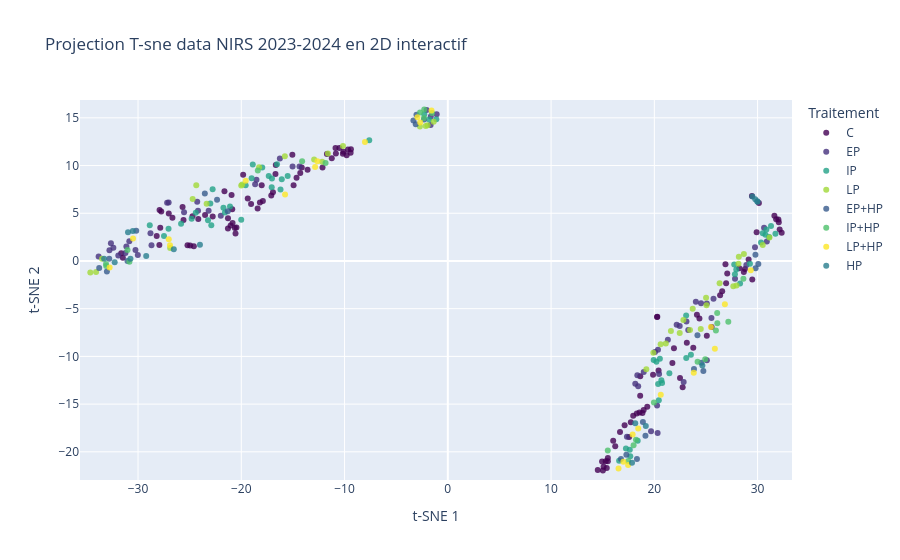

Notebook cell for this chart:
### Markdown cell above
L'hypothèse de départ était bien bonne parmi les données NIRS nombreuse on constate belle et bien que la séparation claire correspond bien à l'ograne de la plante

### Code cell
X = data_nirs[NIRS_INDEXES].values
X_scaled = StandardScaler().fit_transform(X)

# t-SNE avec paramètres par défaut comme dans la cellule 23
tsne = TSNE(n_components=2, 
            perplexity=30, 
            max_iter=3000,
            random_state=42,
            verbose=1)
X_tsne = tsne.fit_transform(X_scaled)

# Copie et renommage de 'traitement' en 'Traitement' car la fonction 't_SNE_2D_display' attend une majuscule
data_nirs_display = data_nirs.copy()
if 'traitement' in data_nirs_display.columns and 'Traitement' not in data_nirs_display.columns:
    data_nirs_display = data_nirs_display.rename(columns={'traitement': 'Traitement'})

t_SNE_2D_display(X_tsne, data_nirs_display, "Projection T-sne data NIRS 2023-2024 en 2D interactif")

### Figure 1 — Plotly figure (JSON) as saved in the notebook; plotly's stock layout.template omitted (floating-point values rounded to 4 significant figures)
{"data": [{"hovertemplate": "Traitement=C<br>t-SNE 1=%{x}<br>t-SNE 2=%{y}<extra></extra>", "legendgroup": "C", "marker": {"color": "rgb(68, 1, 84)", "opacity": 0.8, "symbol": "circle"}, "mode": "markers", "name": "C", "orientation": "v", "showlegend": true, "type": "scatter", "x": [-14.94, -28.19, -27.93, -13.58, -20.47, -27.75, -21.29, -27.85, -20.56, -14.65, -19.37, -18.42, -19.82, -27.02, -20.85, -17.91, -17.1, -27.92, -24.16, -25.69, -20.94, -14.29, -12.13, -20.62, -21.03, -26.67, -18.2, -19.05, -16.93, 18.63, 22.49, 19.32, 17.56, 14.94, 18.56, 15.08, 15.5, 18.3, 18.97, 15.29, 15.39, 15.02, 16.02, 15.5, 17.12, 17.72, 18.85, 16.21, 17.95, 16.68, 22.74, 14.52, 21.75, 23.15, 26.57, 20.41, 23.77, 26.95, 26.37, 27.06, 32.02, 20.26, 32.14, 20.29, 31.8, 32.05, 32.33, 31.63, -9.384, -21.29, -10.16, -9.67, -9.798, -25.59, -10.88, -11.71, -10.84, -9.414, -14.14, -11.24, -10.11, -18.02, -10.5, -22.77, -23.51, -24.72, -20.88, -21.63, 29.13, 24.37, 25.08, 25.55, 28.77, 28.23, 28.67, 19.88, -24.6, -31.63, -24.95, -25.21, 24.13, 21.9, 26.89, 18.64, -16.69, -31.47, -15.06, -16.66, 29.91, 29.45, 29.49, 30.13], "xaxis": "x", "y": [7.941, 2.608, 1.686, 9.567, 3.504, 5.184, 3.409, 3.487, 2.868, 8.717, 6.547, 5.511, 9.037, 4.983, 3.992, 6.278, 6.858, 5.343, 4.394, 5.644, 6.919, 9.209, 9.808, 3.449, 3.709, 4.54, 6.117, 5.976, 7.194, -14.13, -12.27, -15.28, -18.44, -21.02, -15.87, -21.56, -20.64, -15.98, -15.63, -20.99, -21.68, -21.95, -18.83, -20.99, -17.23, -16.9, -15.93, -19.41, -16.21, -17.93, -13.23, -21.91, -10.69, -8.568, -3.179, -11.48, -9.082, -2.343, -3.596, -1.302, 4.344, -5.878, 3.294, -5.846, 4.377, 4.045, 2.945, 4.745, 11.72, 4.486, 11.24, 11.69, 11.09, 4.306, 11.84, 11.2, 11.27, 11.34, 9.794, 10.77, 11.44, 7.933, 11.84, 4.669, 4.808, 4.695, 5.414, 7.295, 0.1529, -6.019, -7.844, -6.914, -0.8511, -0.7708, -1.168, -11.93, 1.539, 0.7984, 1.625, 1.647, -5.636, -9.14, -0.3312, -12.09, 9.124, 0.3486, 11.13, 10.06, 3.016, 6.804, -1.95, 6.072], "yaxis": "y"}, {"hovertemplate": "Traitement=EP<br>t-SNE 1=%{x}<br>t-SNE 2=%{y}<extra></extra>", "legendgroup": "EP", "marker": {"color": "rgb(69, 49, 125)", "opacity": 0.8, "symbol": "circle"}, "mode": "markers", "name": "EP", "orientation": "v", "showlegend": true, "type": "scatter", "x": [-32.63, -31.13, -32.39, -30.25, -32.77, -31.91, -31.22, -33.81, 18.35, 18.16, 25.08, 20.32, 28.91, 18.44, 23.11, 21.31, -27.04, -25.54, -24.19, -21.98, -28.8, -18.66, -23.16, -27.18, 29.75, 24.52, 20.35, 25.73, 27.82, 25.53, 20.46, 22.46, -24.27, -16.26, -15.04, -18.53, 20.06, 23.29, 19.68, 18.97, -30.84, -28.7, -30.02, -14.36, 24.02, 30.89, 22.16, 30.63, -1.666, -1.08, -2.05, -1.649, 17.35, 22.84, 20.27, 25.09], "xaxis": "x", "y": [1.868, 1.51, 1.387, 1.142, 1.112, 0.5861, 0.8447, 0.4742, -11.98, -12.88, -4.468, -18.04, -0.4138, -13.14, -6.354, -8.259, 6.122, 5.102, 5.267, 4.744, 2.91, 8.049, 5.269, 6.112, 1.425, -4.427, -9.299, -3.962, -1.876, -5.972, -11.85, -6.822, 6.208, 10.74, 9.887, 8.515, -9.529, -7.237, -17.86, -11.64, 2.079, 1.636, 0.6154, 9.907, -4.282, 2.045, -6.682, 3.483, 14.24, 15.37, 15.81, 15.13, -18.43, -12.69, -15.14, -10.4], "yaxis": "y"}, {"hovertemplate": "Traitement=IP<br>t-SNE 1=%{x}<br>t-SNE 2=%{y}<extra></extra>", "legendgroup": "IP", "marker": {"color": "rgb(34, 162, 135)", "opacity": 0.8, "symbol": "circle"}, "mode": "markers", "name": "IP", "orientation": "v", "showlegend": true, "type": "scatter", "x": [-18.89, -16.2, -23.22, -15.51, -16.08, -20.01, -25.83, -27.05, 23.09, 18.39, 17.67, 20.37, 20.75, 20.68, 21.46, 23.54, -21.09, -27.48, -21.73, -24.41, -22.9, -28.86, -21.59, -24.81, 20.54, 23.08, 27.94, 31.12, 27.74, 27.8, 20.2, 19.94, -17.34, -19.0, -19.58, -17.03, -22.78, 20.43, 17.25, 17.62, 16.59, -17.05, -17.97, -23.0, -16.54, 30.5, 30.85, 30.33, 30.76, -1.111, -2.278, -1.801, -7.611, 31.3, 28.31, 29.26, 31.73], "xaxis": "x", "y": [10.12, 7.497, 4.27, 8.905, 8.552, 4.326, 3.901, 3.372, -10.16, -18.84, -20.46, -12.88, -12.78, -12.5, -11.75, -9.831, 5.703, 2.63, 5.59, 5.05, 3.756, 3.741, 5.081, 4.423, -10.24, -5.706, -0.8974, 2.508, -0.3791, -1.398, -10.57, -10.37, 8.91, 8.669, 7.923, 8.631, 7.52, -14.6, -19.64, -19.79, -20.94, 7.724, 9.796, 6.025, 10.14, 2.912, 3.292, 1.933, 2.754, 14.85, 15.38, 14.82, 12.64, 3.674, -2.365, -0.2955, 2.855], "yaxis": "y"}, {"hovertemplate": "Traitement=LP<br>t-SNE 1=%{x}<br>t-SNE 2=%{y}<extra></extra>", "legendgroup": "LP", "marker": {"color": "rgb(161, 217, 56)", "opacity": 0.8, "symbol": "circle"}, "mode": "markers", "name": "LP", "orientation": "v", "showlegend": true, "type": "scatter", "x": [-10.15, -12.17, -34.62, -34.06, -33.49, -15.78, -11.61, -12.94, 22.82, 22.46, 24.5, 28.15, 26.32, 28.18, 21.11, 25.01, -24.36, -24.71, -20.01, 19.22, 27.65, 19.9, 23.45, -26.89, -23.36, -18.28, -19.91, 25.05, 30.5, 21.61, 23.72, -2.138, -2.701, -1.366, -1.954, 28.67, 27.96, 20.61, 31.15], "xaxis": "x", "y": [12.06, 10.41, -1.216, -1.147, 0.2207, 10.99, 11.26, 10.64, -6.179, -7.546, -7.119, -0.2831, -2.328, 0.4515, -8.655, -3.853, 7.941, 6.498, 7.914, -11.35, -2.657, -9.629, -7.222, 1.349, 5.997, 9.817, 8.014, -4.642, 1.667, -7.333, -4.999, 14.16, 14.08, 14.58, 14.22, 0.7272, -2.571, -8.714, 2.457], "yaxis": "y"}, {"hovertemplate": "Traitement=EP+HP<br>t-SNE 1=%{x}<br>t-SNE 2=%{y}<extra></extra>", "legendgroup": "EP+HP", "marker": {"color": "rgb(55, 91, 140)", "opacity": 0.8, "symbol": "circle"}, "mode": "markers", "name": "EP+HP", "orientation": "v", "showlegend": true, "type": "scatter", "x": [-33.01, -33.76, -30.18, -22.35, 23.84, 16.77, 17.29, 19.14, -32.79, -23.53, -31.02, -21.3, 18.89, 18.32, 24.75, 24.56, -3.104, -3.332, -2.299, -3.034, 29.81, 24.18, 29.79, 30.07], "xaxis": "x", "y": [-1.098, -0.7259, 3.159, 6.415, -11.32, -20.75, -20.31, -18.32, 0.2378, 7.083, -0.01106, 5.223, -16.87, -20.76, -11.53, -10.68, 14.34, 14.72, 14.81, 15.32, -0.7599, -7.778, 0.639, -0.308], "yaxis": "y"}, {"hovertemplate": "Traitement=IP+HP<br>t-SNE 1=%{x}<br>t-SNE 2=%{y}<extra></extra>", "legendgroup": "IP+HP", "marker": {"color": "rgb(77, 193, 107)", "opacity": 0.8, "symbol": "circle"}, "mode": "markers", "name": "IP+HP", "orientation": "v", "showlegend": true, "type": "scatter", "x": [-14.11, -11.84, -18.4, 18.23, 17.47, 26.1, 24.19, -31.02, -33.1, -30.83, -33.08, 15.49, 19.96, 27.16, 24.93, -1.533, -2.309, -2.281, -2.692, 17.99, 25.96, 28.63, 26.09], "xaxis": "x", "y": [10.45, 10.26, 9.483, -18.73, -20.96, -6.514, -10.55, 1.156, -0.3229, -0.07661, -0.5331, -19.87, -14.82, -6.381, -10.31, 15.49, 14.98, 15.87, 15.57, -19.32, -7.282, -1.866, -5.448], "yaxis": "y"}, {"hovertemplate": "Traitement=LP+HP<br>t-SNE 1=%{x}<br>t-SNE 2=%{y}<extra></extra>", "legendgroup": "LP+HP", "marker": {"color": "rgb(253, 231, 37)", "opacity": 0.8, "symbol": "circle"}, "mode": "markers", "name": "LP+HP", "orientation": "v", "showlegend": true, "type": "scatter", "x": [-19.57, -15.76, -12.85, -12.63, 20.62, 17.9, 17.0, -30.48, -32.75, -26.9, -27.02, 18.44, 16.53, 25.86, 17.46, -2.944, -8.024, -2.673, -1.576, 25.48, 26.83, 23.82, 29.34], "xaxis": "x", "y": [8.4, 6.965, 9.838, 10.44, -14.03, -18.2, -21.04, 2.358, -0.6728, 1.659, 2.275, -17.57, -21.76, -9.198, -21.37, 15.05, 12.46, 14.52, 15.77, -6.908, -4.539, -11.71, -0.9681], "yaxis": "y"}, {"hovertemplate": "Traitement=HP<br>t-SNE 1=%{x}<br>t-SNE 2=%{y}<extra></extra>", "legendgroup": "HP", "marker": {"color": "rgb(40, 126, 142)", "opacity": 0.8, "symbol": "circle"}, "mode": "markers", "name": "HP", "orientation": "v", "showlegend": true, "type": "scatter", "x": [-30.73, -29.21, -30.97, -30.51, 18.15, 19.17, 17.84, 24.65, -32.26, -26.54, -24.0, -33.29, 29.49, 29.77, 29.99, 29.97], "xaxis": "x", "y": [0.2263, 0.5206, 3.007, 3.146, -17.01, -17.3, -21.15, -10.95, -0.125, 1.229, 1.697, 0.2406, 6.743, 6.458, 6.218, 6.247], "yaxis": "y"}], "layout": {"legend": {"title": {"text": "Traitement"}, "tracegroupgap": 0}, "title": {"text": "Projection T-sne data NIRS 2023-2024 en 2D interactif"}, "xaxis": {"anchor": "y", "domain": [0, 1], "range": [-35.62, 33.33], "title": {"text": "t-SNE 1"}}, "yaxis": {"anchor": "x", "domain": [0, 1], "range": [-22.95, 16.87], "title": {"text": "t-SNE 2"}}}}
